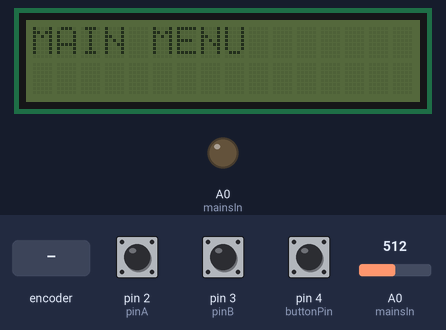
A sketch run on a simulated Arduino Uno, built with avr-gcc and run on an emulated ATmega328P. Parts: 16×2 character LCD, output pins drawn as LEDs (lit = HIGH). The inputs (shaded band) are chosen by the test bench; at power-on: pin 4 (buttonPin) HIGH, pin 2 (pinA) HIGH, pin 3 (pinB) HIGH, A0 (mainsIn) = 512. What the sketch prints to the serial monitor is not drawn.

Above: at 1.6 s.
1.7 s: pin 4 (buttonPin) pulled LOW for 3.2 s
At 3.8 s:
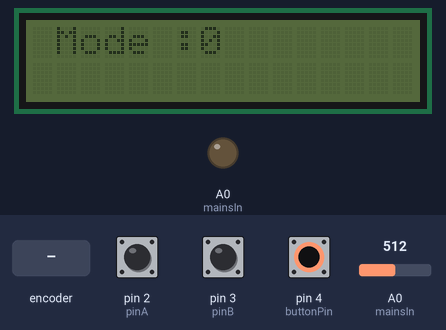
6.4 s: rotary encoder on pin 2 (pinA) / pin 3 (pinB) turned 3 steps (first pin leading)
At 7.7 s:
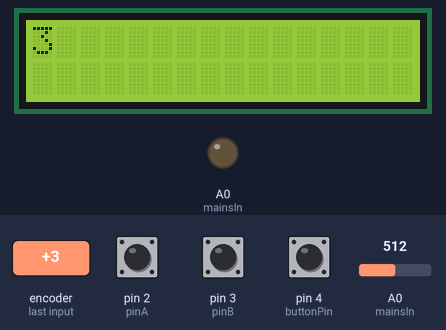
8.5 s: pin 4 (buttonPin) pulled LOW for 0.15 s
At 9.3 s:
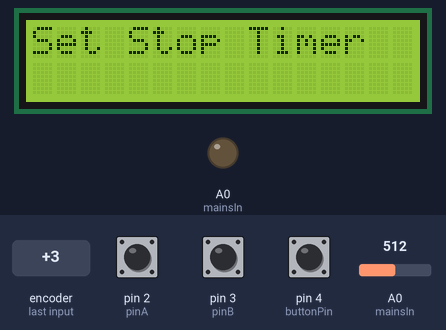
11.0 s: pin 4 (buttonPin) pulled LOW for 1 s
At 11.8 s:
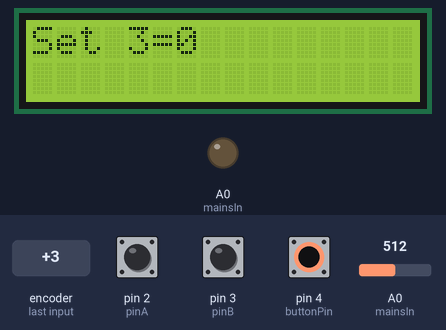
14.5 s: rotary encoder on pin 2 (pinA) / pin 3 (pinB) turned 2 steps (second pin leading)
At 16.0 s:
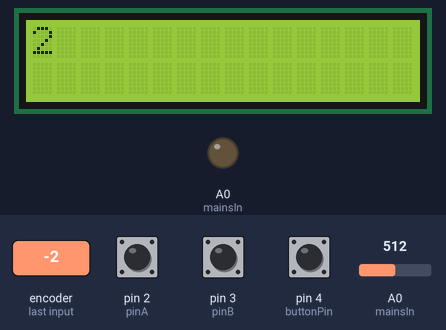
16.4 s: pin 4 (buttonPin) pulled LOW for 0.15 s
At 16.7 s:
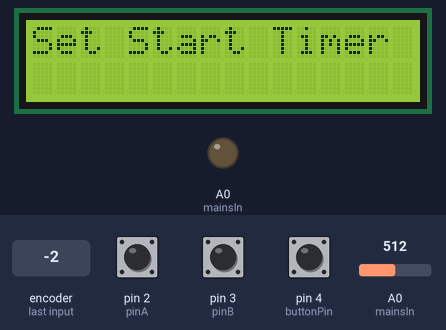
Timing chart, 0 to 19.4 s (numbered marks = the images above; inputs shaded):
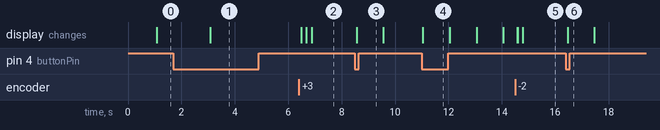

Measured:
- after the input at 1.7 s, the display: first differs from a run without the input after 1.4 s (image 1)
- after the input at 6.4 s, the display: first changes after 0.09 s (image 2 shows a later state)
- after the input at 8.5 s, the display: changes after 0.06 s (image 3)
- after the input at 11.0 s, the display: changes after 0.05 s (image 4)
- after the input at 14.5 s, the display: first changes after 0.08 s (image 5 shows a later state)
- after the input at 16.4 s, the display: changes after 0.06 s (image 6)

The sketch:

sketch_may24a_myModv2_with_timer.ino
```cpp
#include<Wire.h>
#include<LiquidCrystal_I2C.h>

LiquidCrystal_I2C lcd(0x3f, 16, 2);

//genset and mains
const int mainsIn = A0;
//const int genIN = 12;

//relayPins
//const int realayPin9 = 9;
//const int realayPin10 = 10;
//For voltgage reading, use A0 and A1 directly in the code with analogRead()

const int voltDigi = 10;
//int mainState = 0;
//int GenState = 0;


// Rotary encoder declarations
static int pinA = 2; // Our first hardware interrupt pin is digital pin 2
static int pinB = 3; // Our second hardware interrupt pin is digital pin 3
volatile byte aFlag = 0; // let's us know when we're expecting a rising edge on pinA to signal that the encoder has arrived at a detent
volatile byte bFlag = 0; // let's us know when we're expecting a rising edge on pinB to signal that the encoder has arrived at a detent (opposite direction to when aFlag is set)
volatile byte encoderPos = 0; //this variable stores our current value of encoder position. Change to int or uin16_t instead of byte if you want to record a larger range than 0-255
volatile byte oldEncPos = 0; //stores the last encoder position value so we can compare to the current reading and see if it has changed (so we know when to print to the serial monitor)
volatile byte reading = 0; //somewhere to store the direct values we read from our interrupt pins before checking to see if we have moved a whole detent
// Button reading, including debounce without delay function declarations
const byte buttonPin = 4; // this is the Arduino pin we are connecting the push button to
byte oldButtonState = HIGH;  // assume switch open because of pull-up resistor
const unsigned long debounceTime = 10;  // milliseconds
unsigned long buttonPressTime;  // when the switch last changed state
boolean buttonPressed = 0; // a flag variable
// Menu and submenu/setting declarations
byte Mode = 0;   // This is which menu mode we are in at any given time (top level or one of the submenus)
const byte modeMax = 3; // This is the number of submenus/settings you want
//unsigned int setting1 = 0;  // a variable which holds the value we set
byte setting2 = 0;  // a variable which holds the value we set
byte setting3 = 0;  // a variable which holds the value we set

//To break a loop and make timers run once
boolean abi = true;

void setup() {
  //Rotary encoder section of setup
  pinMode(pinA, INPUT_PULLUP);
  pinMode(pinB, INPUT_PULLUP);
  attachInterrupt(0, PinA, RISING); // set an interrupt on PinA, looking for a rising edge signal and executing the "PinA" Interrupt Service Routine (below)
  attachInterrupt(1, PinB, RISING); // set an interrupt on PinB, looking for a rising edge signal and executing the "PinB" Interrupt Service Routine (below)
  // button section of setup
  pinMode (buttonPin, INPUT_PULLUP); // setup the button pin

  pinMode(mainsIn, INPUT);
  analogWrite(mainsIn, LOW);

  pinMode(voltDigi, INPUT);
  digitalWrite(voltDigi, LOW);

  //Gen and Mains
  //pinMode(manisIN, INPUT);
  //pinMode(genIN, INPUT);

  //RelayPins
  //pinMode(relayPin9, OUTPUT);
  //pinMode(relayPin10, OUTPUT);

  lcd.init();
  //lcd.backlight();
  // DEBUGGING section of setup
  Serial.begin(9600);
}

void loop() {
  rotaryMenu();
  // carry out other loop code here

  //Read Voltage from A0
//  mainState = digitalRead(voltDigi);
  int voltValue = analogRead(mainsIn);
  float voltage = voltValue * (5.0 / 1023.0);

//  Serial.print(mainState);
  Serial.println(voltage);


// IMPORTANT CODE TO CONTROL THE TIMER(S)
 if (voltage > 0.2) {
  for (;voltage > 0.2 && abi == true;) {
    Serial.println("HIGH");
    stopTimer(setting3);
    break;
  }
 } else {
  abi = true;
 }

//  abi = true;

//  if (voltage < 0.2 ) {
//    Serial.print("askjdhaskdjsha");
//  } else {
//    Serial.println("HIGH");
////    delay(1000);
//    stopTimer(setting3);
//  }
    //LineSwitcher();
}
  // CHANGE THIS ONE (WON'T WORK AS EXPECTED)
  //void LineSwitcher() {
  //  // read the state of the pushbutton value:
  //  digitalWrite(genIN, LOW);
  //  MainsState = digitalRead(mainsIN);
  //
  //  // check if the MainsSupplybutton is pressed.
  //  // if it is, the MainsSupplyState is HIGH:
  //  if (MainsState == HIGH) {
  //    // turn Relay on:
  //    digitalWrite(RelayPin10, HIGH);
  //    digitalWrite(RelayPin9, HIGH);
  //    delay(5000);
  //  } else {
  //    // turn Relay off:
  //    digitalWrite(RelayPin9, LOW);
  //    digitalWrite(RelayPin10, LOW);
  //  }
  //}

  void rotaryMenu() { //This handles the bulk of the menu functions without needing to install/include/compile a menu library
    //DEBUGGING: Rotary encoder update display if turned
    if (oldEncPos != encoderPos) { // DEBUGGING
      lcd.backlight();
      //    Serial.println(encoderPos);
      lcd.clear();
      //    {
      //     x = encoderPos;
      //      displayMenu();
      //    }
      //    if (encoderPos == 1) {
      //      Serial.println("Status");
      //      return;
      //    }
      //    if (encoderPos == 2) {
      //      Serial.println("Start");
      //      return;
      //    }
      //    if (encoderPos == 3) {
      //      Serial.println("Stop");
      //      return;
      //    }
      lcd.print(encoderPos);
      oldEncPos = encoderPos;
    }
    // Button reading with non-delay() debounce
    byte buttonState = digitalRead (buttonPin);
    if (buttonState != oldButtonState) {
      if (millis () - buttonPressTime >= debounceTime) { // debounce
        buttonPressTime = millis ();  // when we closed the switch
        oldButtonState =  buttonState;  // remember for next time
        if (buttonState == LOW) {
          Serial.println ("Button closed");
          buttonPressed = 1;
        }
        else {
          Serial.println ("Button opened");
          buttonPressed = 0;
        }
      }  // end if debounce time up
    } // end of state change

    //Main menu section
    if (Mode == 0) {
      if (encoderPos > (modeMax + 10)) encoderPos = modeMax; // check we haven't gone out of bounds below 0 and correct if we have
      else if (encoderPos > modeMax) encoderPos = 0; // check we haven't gone out of bounds above modeMax and correct if we have

      if (buttonPressed) {
        Mode = encoderPos; // set the Mode to the current value of input if button has been pressed
        Serial.print("Mode selected: ");
        lcd.clear();
        lcd.print(" Mode :");
        lcd.print(Mode);
        Serial.println(Mode);
        buttonPressed = 0; // reset the button status so one press results in one action
        if (Mode == 1) {
          Serial.println("Mode 1");
          lcd.clear();
          lcd.print("Status");
          delay(1000);
          //encoderPos = setting1;
        }
        if (Mode == 2) {
          Serial.println("Mode 2");
          lcd.clear();
          lcd.print("Set Start Timer");
          delay(1000);
          encoderPos = setting2;
        }
        if (Mode == 3) {
          Serial.println("Mode 3");
          lcd.clear();
          lcd.print("Set Stop Timer");
          delay(1000);
          encoderPos = setting3;
        }
      }
    }
    if (Mode == 1 && buttonPressed) {
      // setting1 = encoderPos; // record whatever value your encoder has been turned to, to setting 3
      // setAdmin(1,setting1);
      //code to do other things with setting1 here, perhaps update display
      if (encoderPos > (modeMax + 10)) encoderPos = 0; // check we haven't gone out of bounds below 0 and correct if we have
      else if (encoderPos > modeMax) encoderPos = 0; // check we haven't gone out of bounds above modeMax and correct if we have
      displayStatus();

    }
    if (Mode == 2 && buttonPressed) {
      setting2 = encoderPos; // record whatever value your encoder has been turned to, to setting 2
      setAdmin(2, setting2);
      //code to do other things with setting2 here, perhaps update display

    }
    if (Mode == 3 && buttonPressed) {
      setting3 = encoderPos; // record whatever value your encoder has been turned to, to setting 3
      setAdmin(3, setting3);
      //code to do other things with setting3 here, perhaps update display

    }
  }

  void startTimer(unsigned int setStart) {
    while (setStart > 0) {
      lcd.home();
      lcd.backlight();
      lcd.clear();
      lcd.print(setStart);
      setStart--;
      delay(1000);
    }
    delay(1000);
    lcd.clear();
    lcd.print("MAIN MENU");
    encoderPos = 0; // reorientate the menu index - optional as we have overflow check code elsewhere
    buttonPressed = 0; // reset the button status so one press results in one action
    Mode = 0; // go back to top level of menu, now that we've set values
    oldEncPos = 0;
    delay(1000);
    lcd.noBacklight();
    delay(1000);
    lcd.clear();
    Serial.println("Main Menu"); //DEBUGGING
  }

  void stopTimer(unsigned int setStop) {
    while (setStop > 0) {
      lcd.home();
      lcd.backlight();
      lcd.clear();
      lcd.print(setStop);
      setStop--;
      delay(1000);
    }
    delay(1000);
    lcd.clear();
    lcd.print("MAIN MENU");
    encoderPos = 0; // reorientate the menu index - optional as we have overflow check code elsewhere
    buttonPressed = 0; // reset the button status so one press results in one action
    Mode = 0; // go back to top level of menu, now that we've set values
    oldEncPos = 0;
    abi = false;
    delay(1000);
    lcd.noBacklight();
    delay(1000);
    lcd.clear();
    Serial.println("Main Menu"); //DEBUGGING
  }

  void displayStatus () {
    lcd.clear();
    lcd.setCursor(0, 0);
    lcd.backlight();
    lcd.print("Automatic Genset");
    lcd.setCursor(5, 1);
    lcd.print("Panel");
    delay(3000);
    /* if ((MainsState == HIGH) && (GenState == LOW)) {
       MainsDisplay();
      }else
      if ((GenState == HIGH) && (MainsState == LOW)){
       GenDisplay();
      } */
    GenDisplay();
    delay(1000);
    lcd.clear();
    lcd.print("MAIN MENU");
    encoderPos = 0; // reorientate the menu index - optional as we have overflow check code elsewhere
    buttonPressed = 0; // reset the button status so one press results in one action
    Mode = 0; // go back to top level of menu, now that we've set values
    oldEncPos = 0;
    delay(1000);
    lcd.noBacklight();
    delay(1000);
    lcd.clear();
    Serial.println("Main Menu"); //DEBUGGING
  }

  void MainsDisplay() {
    lcd.clear();
    lcd.home();
    lcd.print(" Mains Voltage");
    //int mainsVal = analogRead(A0);
    int mainsVal = 960;               //Just for E.g.
    float mainsVolt = mainsVal * (220.0 / 1023.0);
    lcd.setCursor(3, 1);
    lcd.print(mainsVolt);
    lcd.print(" V");
    // delay(10000);
  }

  void GenDisplay() {
    lcd.clear();
    lcd.home();
    lcd.print("Genset  Voltage");
    //int genVal = analogRead(A1);
    int genVal = 890;               //Just for E.g.
    float genVolt = genVal * (220.0 / 1023.0);
    lcd.setCursor(3, 1);
    lcd.print(genVolt);
    lcd.print(" V");
    // delay(10000);
    //  Serial.print/ln("Main Menu"); //DEBUGGING
  }

  // Carry out common activities each time a setting is changed
  void setAdmin(byte name, unsigned int setting) {
    Serial.print("Setting "); //DEBUGGING
    Serial.print(name); //DEBUGGING
    Serial.print(" = "); //DEBUGGING
    Serial.println(setting);//DEBUGGING
    lcd.clear();
    lcd.print("Set ");
    lcd.print(name);
    lcd.print("=");
    lcd.print(setting);
    delay(1000);
    lcd.clear();
    lcd.print("MAIN MENU");
    encoderPos = 0; // reorientate the menu index - optional as we have overflow check code elsewhere
    buttonPressed = 0; // reset the button status so one press results in one action
    Mode = 0; // go back to top level of menu, now that we've set values
    oldEncPos = 0;
    delay(1000);
    lcd.noBacklight();
    delay(1000);
    lcd.clear();
    Serial.println("Main Menu"); //DEBUGGING
  }

  //Rotary encoder interrupt service routine for one encoder pin
  void PinA() {
    cli(); //stop interrupts happening before we read pin values
    reading = PIND & 0xC; // read all eight pin values then strip away all but pinA and pinB's values
    if (reading == B00001100 && aFlag) { //check that we have both pins at detent (HIGH) and that we are expecting detent on this pin's rising edge
      encoderPos --; //decrement the encoder's position count
      bFlag = 0; //reset flags for the next turn
      aFlag = 0; //reset flags for the next turn
    }
    else if (reading == B00000100) bFlag = 1; //signal that we're expecting pinB to signal the transition to detent from free rotation
    sei(); //restart interrupts
  }

  //Rotary encoder interrupt service routine for the other encoder pin
  void PinB() {
    cli(); //stop interrupts happening before we read pin values
    reading = PIND & 0xC; //read all eight pin values then strip away all but pinA and pinB's values
    if (reading == B00001100 && bFlag) { //check that we have both pins at detent (HIGH) and that we are expecting detent on this pin's rising edge
      encoderPos ++; //increment the encoder's position count
      bFlag = 0; //reset flags for the next turn
      aFlag = 0; //reset flags for the next turn
    }
    else if (reading == B00001000) aFlag = 1; //signal that we're expecting pinA to signal the transition to detent from free rotation
    sei(); //restart interrupts
  }
  // end of sketch!
```
